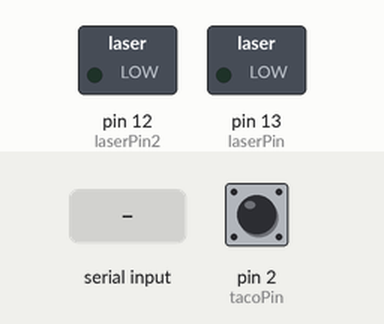
Simulated run of this sketch. Board: Arduino Uno, built with avr-gcc and run on an emulated ATmega328P. Shown: switched loads named in the sketch (green lamp = pin HIGH). The inputs (shaded band) are chosen by the test bench; at power-on: pin 2 (tacoPin) HIGH. What the sketch prints to the serial monitor is not drawn.

Above: at 1.2 s.
1.3 s: pin 2 (tacoPin) pulled LOW for 0.15 s
At 1.8 s:
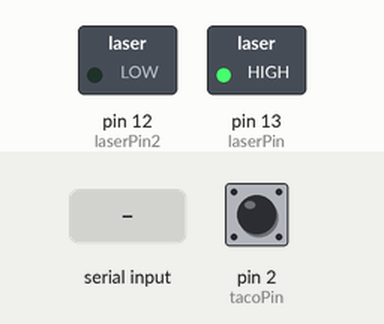
2.9 s: "+" received over Serial
4.4 s: byte 32 (' ') received over Serial
5.9 s: "q" received over Serial
Timing chart, 0 to 8.9 s (numbered marks = the images above; inputs shaded):
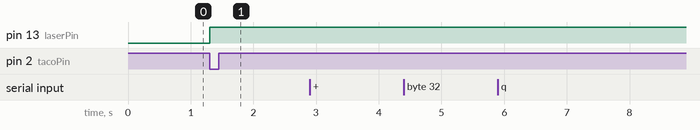

Measured:
- after the input at 1.3 s, pin 13 (laserPin): LOW → HIGH at once
- after the input at 2.9 s, every drawn part: stays the same
- after the input at 4.4 s, every drawn part: stays the same
- after the input at 5.9 s, every drawn part: stays the same

The sketch:

laserpojector.pde
```cpp
#include <avr/pgmspace.h>

static uint8_t konami_font[] PROGMEM = {
  0x00, 0x00, 0x00, 0x00, 0x00, 0x00, 0x00, 0x00,
  0x00, 0x00, 0x00, 0xBE, 0xBE, 0x0E, 0x00, 0x00,
  0x00, 0x00, 0x0E, 0x06, 0x00, 0x0E, 0x06, 0x00,
  0x00, 0x28, 0xFE, 0xFE, 0x28, 0xFE, 0xFE, 0x28,
  0x00, 0x08, 0x5C, 0x54, 0xFE, 0x54, 0x74, 0x20,
  0x00, 0x84, 0x4A, 0x24, 0x10, 0x48, 0xA4, 0x42,
  0x00, 0x60, 0x9C, 0x9A, 0xB2, 0xEC, 0x40, 0xA0,
  0x00, 0x00, 0x16, 0x0E, 0x00, 0x00, 0x00, 0x00,
  0x00, 0x00, 0x38, 0x7C, 0xC6, 0x82, 0x00, 0x00,
  0x00, 0x00, 0x00, 0x82, 0xC6, 0x7C, 0x38, 0x00,
  0x00, 0x00, 0x44, 0x28, 0x10, 0x28, 0x44, 0x00,
  0x00, 0x00, 0x10, 0x10, 0x7C, 0x10, 0x10, 0x00,
  0x00, 0x00, 0x80, 0xE0, 0x60, 0x00, 0x00, 0x00,
  0x00, 0x00, 0x10, 0x10, 0x10, 0x10, 0x10, 0x00,
  0x00, 0x00, 0x00, 0xC0, 0xC0, 0x00, 0x00, 0x00,
  0x00, 0x80, 0x40, 0x20, 0x10, 0x08, 0x04, 0x02,
  0x00, 0x38, 0x7C, 0xC2, 0x82, 0x86, 0x7C, 0x38,
  0x00, 0x00, 0x80, 0x84, 0xFE, 0xFE, 0x80, 0x80,
  0x00, 0xC4, 0xE6, 0xF2, 0xB2, 0xBA, 0x9E, 0x8C,
  0x00, 0x40, 0xC2, 0x92, 0x9A, 0x9E, 0xF6, 0x62,
  0x00, 0x30, 0x38, 0x2C, 0x26, 0xFE, 0xFE, 0x20,
  0x00, 0x4E, 0xCE, 0x8A, 0x8A, 0x8A, 0xFA, 0x70,
  0x00, 0x78, 0xFC, 0x96, 0x92, 0x92, 0xF2, 0x60,
  0x00, 0x06, 0x06, 0xE2, 0xF2, 0x1A, 0x0E, 0x06,
  0x00, 0x6C, 0x9E, 0x9A, 0xB2, 0xB2, 0xEC, 0x60,
  0x00, 0x0C, 0x9E, 0x92, 0x92, 0xD2, 0x7E, 0x3C,
  0x00, 0x00, 0x00, 0x6C, 0x6C, 0x00, 0x00, 0x00,
  0x00, 0x00, 0x80, 0xEC, 0x6C, 0x00, 0x00, 0x00,
  0x00, 0x00, 0x10, 0x38, 0x6C, 0xC6, 0x82, 0x00,
  0x00, 0x00, 0x28, 0x28, 0x28, 0x28, 0x28, 0x00,
  0x00, 0x00, 0x82, 0xC6, 0x6C, 0x38, 0x10, 0x00,
  0x00, 0x0C, 0x0E, 0xA6, 0xA6, 0xB6, 0x1E, 0x0C,
  0x00, 0x38, 0x7C, 0xC6, 0x82, 0x9A, 0xDE, 0x5C,
  0x00, 0xF8, 0xFC, 0x26, 0x22, 0x26, 0xFC, 0xF8,
  0x00, 0xFE, 0xFE, 0x92, 0x92, 0x92, 0xFE, 0x6C,
  0x00, 0x38, 0x7C, 0xC6, 0x82, 0x82, 0xC6, 0x44,
  0x00, 0xFE, 0xFE, 0x82, 0x82, 0xC6, 0x7C, 0x38,
  0x00, 0xFE, 0xFE, 0x92, 0x92, 0x92, 0x92, 0x82,
  0x00, 0xFE, 0xFE, 0x12, 0x12, 0x12, 0x12, 0x02,
  0x00, 0x38, 0x7C, 0xC6, 0x82, 0x92, 0xF2, 0xF2,
  0x00, 0xFE, 0xFE, 0x10, 0x10, 0x10, 0xFE, 0xFE,
  0x00, 0x00, 0x82, 0x82, 0xFE, 0xFE, 0x82, 0x82,
  0x00, 0x40, 0xC0, 0x80, 0x80, 0x80, 0xFE, 0x7E,
  0x00, 0xFE, 0xFE, 0x30, 0x78, 0xEC, 0xC6, 0x82,
  0x00, 0xFE, 0xFE, 0x80, 0x80, 0x80, 0x80, 0x80,
  0x00, 0xFE, 0xFE, 0x1C, 0x38, 0x1C, 0xFE, 0xFE,
  0x00, 0xFE, 0xFE, 0x1C, 0x38, 0x70, 0xFE, 0xFE,
  0x00, 0x7C, 0xFE, 0x82, 0x82, 0x82, 0xFE, 0x7C,
  0x00, 0xFE, 0xFE, 0x22, 0x22, 0x22, 0x3E, 0x1C,
  0x00, 0x7C, 0xFE, 0x82, 0xA2, 0xE2, 0x7E, 0xBC,
  0x00, 0xFE, 0xFE, 0x22, 0x62, 0xF2, 0xDE, 0x9C,
  0x00, 0x4C, 0xDE, 0x92, 0x92, 0x96, 0xF4, 0x60,
  0x00, 0x00, 0x02, 0x02, 0xFE, 0xFE, 0x02, 0x02,
  0x00, 0x7E, 0xFE, 0x80, 0x80, 0x80, 0xFE, 0x7E,
  0x00, 0x1E, 0x3E, 0x70, 0xE0, 0x70, 0x3E, 0x1E,
  0x00, 0xFE, 0xFE, 0x70, 0x38, 0x70, 0xFE, 0xFE,
  0x00, 0xC6, 0xEE, 0x7C, 0x38, 0x7C, 0xEE, 0xC6,
  0x00, 0x00, 0x0E, 0x1E, 0xF0, 0xF0, 0x1E, 0x0E,
  0x00, 0xC2, 0xE2, 0xF2, 0xBA, 0x9E, 0x8E, 0x86,
  0x00, 0x00, 0x00, 0xFE, 0xFE, 0x82, 0x82, 0x00,
  0x00, 0x02, 0x04, 0x08, 0x10, 0x20, 0x40, 0x80,
  0x00, 0x00, 0x82, 0x82, 0xFE, 0xFE, 0x00, 0x00,
  0x00, 0x00, 0x18, 0x0C, 0x06, 0x0C, 0x18, 0x00,
  0x00, 0x00, 0x00, 0x00, 0x00, 0x00, 0x00, 0x00,
  0x00, 0x00, 0x00, 0x00, 0x06, 0x0C, 0x18, 0x00,
  0xFC, 0x42, 0x89, 0x41, 0x81, 0x49, 0x82, 0x7C,
  0x00, 0x00, 0x1E, 0x20, 0x40, 0x46, 0x48, 0x48,
  0x48, 0x48, 0x46, 0x40, 0x20, 0x1E, 0x00, 0x00,
  0x00, 0x00, 0x00, 0xF0, 0x08, 0x04, 0xC4, 0x24,
  0x24, 0x24, 0x24, 0xC4, 0x04, 0x08, 0xF0, 0x00,
  0x24, 0x24, 0x24, 0x24, 0x24, 0x24, 0x24, 0x24,
  0x00, 0x00, 0xFE, 0x00, 0x00, 0xFE, 0x00, 0x00,
  0x3C, 0x42, 0x95, 0xA1, 0xA1, 0x95, 0x42, 0x3C,
  0x00, 0x00, 0x82, 0x82, 0xFE, 0xFE, 0x82, 0x82,
  0x00, 0x40, 0xC0, 0x80, 0x80, 0x80, 0xFE, 0x7E,
  0x00, 0xFE, 0xFE, 0x30, 0x78, 0xEC, 0xC6, 0x82,
  0x00, 0xFE, 0xFE, 0x80, 0x80, 0x80, 0x80, 0x80,
  0x00, 0xFE, 0xFE, 0x1C, 0x38, 0x1C, 0xFE, 0xFE,
  0x00, 0xFE, 0xFE, 0x1C, 0x38, 0x70, 0xFE, 0xFE,
  0x00, 0x7C, 0xFE, 0x82, 0x82, 0x82, 0xFE, 0x7C,
  0x00, 0xFE, 0xFE, 0x22, 0x22, 0x22, 0x3E, 0x1C,
  0x00, 0x7C, 0xFE, 0x82, 0xA2, 0xE2, 0x7E, 0xBC,
  0x00, 0xFE, 0xFE, 0x22, 0x62, 0xF2, 0xDE, 0x9C,
  0x00, 0x4C, 0xDE, 0x92, 0x92, 0x96, 0xF4, 0x60,
  0x00, 0x00, 0x02, 0x02, 0xFE, 0xFE, 0x02, 0x02,
  0x00, 0x7E, 0xFE, 0x80, 0x80, 0x80, 0xFE, 0x7E,
  0x00, 0x1E, 0x3E, 0x70, 0xE0, 0x70, 0x3E, 0x1E,
  0x00, 0xFE, 0xFE, 0x70, 0x38, 0x70, 0xFE, 0xFE,
  0x00, 0xC6, 0xEE, 0x7C, 0x38, 0x7C, 0xEE, 0xC6,
  0x00, 0x00, 0x0E, 0x1E, 0xF0, 0xF0, 0x1E, 0x0E,
  0x00, 0xC2, 0xE2, 0xF2, 0xBA, 0x9E, 0x8E, 0x86,
  0x00, 0x00, 0x10, 0xFE, 0xFE, 0x82, 0x82, 0x00,
  0x00, 0x00, 0x00, 0xFE, 0xFE, 0x00, 0x00, 0x00,
  0x00, 0x00, 0x82, 0x82, 0xFE, 0xFE, 0x10, 0x00,
  0x00, 0x20, 0x20, 0x20, 0x20, 0x20, 0x00, 0x00,
  0x00, 0x00, 0x00, 0x00, 0x00, 0x00, 0x00, 0x00,
};


static char sin_lut[] PROGMEM = {
  0x00,0x03,0x06,0x09,0x0c,0x0f,0x12,0x15,0x19,0x1c,0x1f,0x22,0x25,0x28,0x2b,0x2e,
  0x31,0x34,0x36,0x39,0x3c,0x3f,0x42,0x44,0x47,0x49,0x4c,0x4f,0x51,0x53,0x56,0x58,
  0x5a,0x5c,0x5f,0x61,0x63,0x65,0x67,0x68,0x6a,0x6c,0x6e,0x6f,0x71,0x72,0x73,0x75,
  0x76,0x77,0x78,0x79,0x7a,0x7b,0x7c,0x7d,0x7d,0x7e,0x7e,0x7f,0x7f,0x7f,0x7f,0x7f,
  0x7f,0x7f,0x7f,0x7f,0x7f,0x7e,0x7e,0x7d,0x7d,0x7c,0x7b,0x7b,0x7a,0x79,0x78,0x77,
  0x75,0x74,0x73,0x71,0x70,0x6e,0x6d,0x6b,0x69,0x68,0x66,0x64,0x62,0x60,0x5e,0x5b,
  0x59,0x57,0x55,0x52,0x50,0x4d,0x4b,0x48,0x46,0x43,0x40,0x3d,0x3b,0x38,0x35,0x32,
  0x2f,0x2c,0x29,0x26,0x23,0x20,0x1d,0x1a,0x17,0x14,0x11,0x0e,0x0b,0x07,0x04,0x01,
  0xff,0xfc,0xf9,0xf5,0xf2,0xef,0xec,0xe9,0xe6,0xe3,0xe0,0xdd,0xda,0xd7,0xd4,0xd1,
  0xce,0xcb,0xc8,0xc5,0xc3,0xc0,0xbd,0xba,0xb8,0xb5,0xb3,0xb0,0xae,0xab,0xa9,0xa7,
  0xa5,0xa2,0xa0,0x9e,0x9c,0x9a,0x98,0x97,0x95,0x93,0x92,0x90,0x8f,0x8d,0x8c,0x8b,
  0x89,0x88,0x87,0x86,0x85,0x85,0x84,0x83,0x83,0x82,0x82,0x81,0x81,0x81,0x81,0x81,
  0x81,0x81,0x81,0x81,0x81,0x82,0x82,0x83,0x83,0x84,0x85,0x86,0x87,0x88,0x89,0x8a,
  0x8b,0x8d,0x8e,0x8f,0x91,0x92,0x94,0x96,0x98,0x99,0x9b,0x9d,0x9f,0xa1,0xa4,0xa6,
  0xa8,0xaa,0xad,0xaf,0xb1,0xb4,0xb7,0xb9,0xbc,0xbe,0xc1,0xc4,0xc7,0xca,0xcc,0xcf,
  0xd2,0xd5,0xd8,0xdb,0xde,0xe1,0xe4,0xe7,0xeb,0xee,0xf1,0xf4,0xf7,0xfa,0xfd
};

//-----------------------------------------------
const byte laserPin = 13;
const byte laserPin2 = 12;
const byte tacoPin = 2;

int line = 0;
char Video[] = " HELLO!!!  .... I AM A LASER PROJECTOR BUILT BY RAUL AGUAVIVA MORE INFO COODINGLAB.BLOGSPOT.COM ";

char VideoRam[10];

char *pVideo = Video;

const byte mask[8] = {
  2,4,8,16,32,64,128};

int beamdelay[8] = {
  0,0,0,0,0,0,0 };

boolean scroll;
unsigned int clockwall;
boolean wave;
boolean FullLaser;
boolean verbose;

volatile unsigned int rpmcount;
unsigned int rpm;

volatile unsigned long markers[7];
volatile boolean ignore = false;
volatile unsigned int start = 0;

void Reset()
{
  scroll = false;
  clockwall = 0;
  start = 0;
  wave = false;
  FullLaser = false;
  verbose = false;
  pVideo = Video;
}

void setup()
{
  Serial.begin(115200);

  pinMode(laserPin, OUTPUT);   // sets the pin as output
  pinMode(laserPin2, OUTPUT);   // sets the pin as output

  pinMode(tacoPin, INPUT);   // sets the pin as output
  digitalWrite( tacoPin, HIGH );

  rpmcount = 0;
  rpm = 0;

  Serial.println( "Laser Projector Ready!" );

  Reset();

  attachInterrupt(0, rpm_fun, FALLING);

}

void RasterLine( byte _line, unsigned int offset )
{
        digitalWrite( laserPin, HIGH );
        return;

  int t = beamdelay[_line];

  if ( wave )
  {
    t += (char)pgm_read_byte( &sin_lut[ (clockwall*16 + _line*16) & 0xff ] )/2;
  }

  for(int i=0;i<t;i++)
  {
    digitalWrite( laserPin, LOW );
    digitalWrite( laserPin2, LOW );
  }

  byte mascara = mask[_line];

  for(byte i=0;i<10;i++)
  {
    for(byte j=0;j<8;j++)
    {
      boolean m = ( pgm_read_byte( &konami_font[ (pVideo[offset>>3]-' ') * 8 + (offset&7)] ) & mascara )?HIGH:LOW;

      if ( FullLaser )
        m = HIGH;

      for(byte k=0;k<1;k++)
      {
        digitalWrite( laserPin, m );
//        digitalWrite( laserPin2, m );
      }
      offset++;
    }
  }

  digitalWrite( laserPin, LOW );
  digitalWrite( laserPin2, LOW );
}


// 8224,7976,8292,7784,8228,8028,7876,
// <    >    <    >    <    >    >
void rpm_fun()
{
    rpmcount++;
    if (ignore == true)
    {
      return;
    }
    ignore = true;

    static unsigned int olddelta = 0;
    static unsigned int oldtime = 0;
    static byte index = 0;

    unsigned long t = micros();
    unsigned int delta = t - oldtime;
    oldtime = t;

   // find pattern that signals first scanline
    static byte cond = 0;
    if ( olddelta > delta )
    {
      cond++;
      if ( cond == 2 )
      {
        index = 3;
        cond = 0;
      }
    }
    else
    {
      cond = 0;
    }

    markers[index] = delta;

    olddelta = delta;

    RasterLine( index, start );

    index++;
    if ( index >6 )
    {
      index = 0;

      clockwall++;

      if ( scroll )
      {
        start++;
        if ( start >55*8 )
          start = 0;
      }
    }

    ignore = false;
}


byte cmd=0;

void DoKeyboard()
{
  if (Serial.available() > 0)
  {
    ignore = true;

    unsigned char in = Serial.read();

    if ( in == 'w' )
    {
      wave = !wave;
    }
    else if ( in == 'v' )
    {
      pVideo = VideoRam;
    }
    else if ( in == 'V' )
    {
      pVideo = Video;
    }
    else if ( in >= '0' && in <='9')
    {
      line = in-'0';
      Serial.println( line, DEC );
    }
    else if ( in == '+' )
    {
      cmd++;
      if ( line == 8 )
      {
        for(byte i=1;i<7;i++)
        {
          beamdelay[i]++;
        }
      }
      else
      {
        beamdelay[line]++;
      }
      Serial.println( beamdelay[line], DEC );
    }
    else if ( in == '-' )
    {
      cmd--;
      if ( line == 8 )
      {
        for(byte i=1;i<7;i++)
        {
          beamdelay[i]--;
        }
      }
      else
      {
        beamdelay[line]--;
      }
      Serial.println( beamdelay[line], DEC );
    }
    else if ( in == 'r' )
    {
      Reset();
    }
    else if ( in == 'f' )
    {
      FullLaser = !FullLaser;
    }
    else if ( in == 's' )
    {
      scroll = !scroll;
    }
    else if ( in == ' ' )
    {
      for(byte i=0;i<7;i++)
      {
        Serial.print( beamdelay[i], DEC );
        Serial.print(',');
      }
      Serial.println();

      for(byte i=0;i<7;i++)
      {
        Serial.print( markers[i], DEC );
        Serial.print(',');
      }
      Serial.println();
    }
    else if ( in == 'q' )
    {
      rpmcount = 0;
      delay (1000);
      Serial.print ((rpmcount *60) / 7, DEC);
      Serial.println (" rpm");
    }

  ignore = false;
  }
}

// |________|________|________|________|________|________|________|__|_____
// 0        1        2        3        4        5        6        7

//0:10100 ,1:9676 ,2:10116 ,3:9744 ,4:9840 ,5:10056 ,6:9868
// <       >        <        >       <       <        >


unsigned long lastlap;
unsigned int t1;
boolean lastcmp = true;

byte scanline = 0;


void loop()
{
  DoKeyboard();
}


//-----------------------------------------------
```
